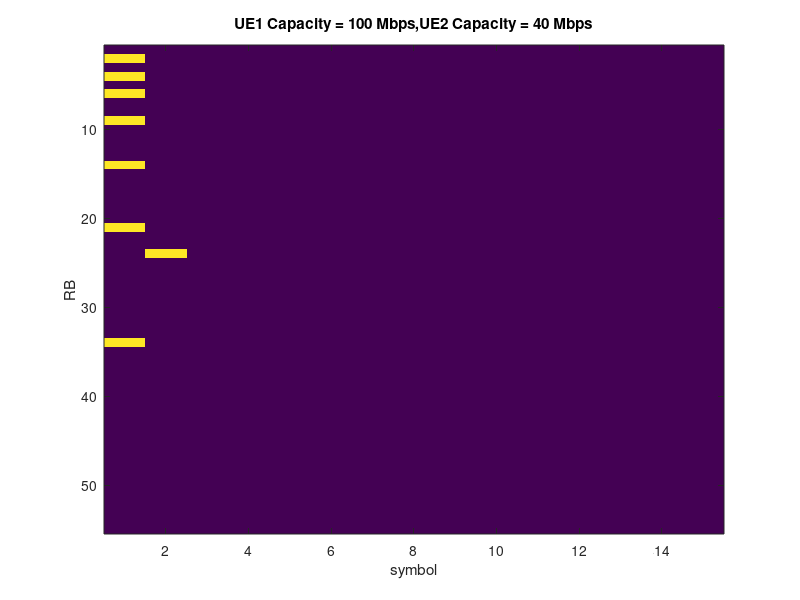

MATLAB code to generate this figure:
clear all
close all
clc
%% parameters
Delay_considering_FLAG = 1; %1:consider delay 0: not consider delay
UE1_Capacity = 100e6; %UE1 of URLLC  capacity bps
UE2_Capacity = 40e6; %UE2 of eMBB capacity bps
B_ss = 15e3; %subcarrier spacing bandwidth Hz
B_total = 10e6; %total bandwidth Hz
se = 6.36; % average spectral efficiency bps/Hz
Ns_perRB = 12; %number of subcarriers per RB
N_RB_persymbol = floor(B_total/(Ns_perRB*B_ss)); % number of RBs per symbol
Nsymbol_perslot = 14; %number of OFDM symbols per slot
t_slot = 1e-3; % 1 slot duration s
t_symbol = t_slot/Nsymbol_perslot; %1 OFDM symbol duration s
UE1_max_delay = 0.5e-3; %max delay for UE1 s
UE2_max_delay = 5e-3; %max delay for UE2 s
if ~Delay_considering_FLAG
    UE1_max_delay = 1000e-3; %max delay for UE1 s
    UE2_max_delay = 1000e-3; %max delay for UE2 s
end

% UE1_RB = floor(UE1_Capacity/(B_ss*se*Ns_perRB)); %number of RBs for UE1
% UE2_RB = floor(UE2_Capacity/(B_ss*se*Ns_perRB)); %number of RBs for UE2
% N_symbol = ceil((UE1_RB+UE2_RB)/N_RB_persymbol); %number of symbols needed

%% PF scheduler
UE1_RB_sd = 0; %number of scheduled RBs for UE1
UE2_RB_sd = 0; %number of scheduled RBs for UE2
alpha = 0.5; %PF scheduling balance parameter

averageDR1 = 0; %data rate for UE1
averageDR2 = 0; %data rate for UE2

for n1 = 1:15
    if (averageDR1 > UE1_Capacity) && (averageDR2 > UE2_Capacity)
        break
    end
    for n2 = 1:N_RB_persymbol
        if averageDR1 < UE1_Capacity
            delay_UE1 = n1*t_symbol; %current delay
            achievableDR = se*Ns_perRB*B_ss; % achievable data rate (bit/s)
            total_R_UE1 = 0.01+se*Ns_perRB*B_ss*UE1_RB_sd*t_symbol; %total transmitted bits
            averageDR1 = total_R_UE1/(n1*t_symbol); % update average past data rate
                         %averageDR1 = total_R_UE1/((n1-1)*t_symbol+t_symbol/N_RB_persymbol*n2); %update average past data rate
            PF1 = alpha*delay_UE1/UE1_max_delay +(1-alpha)*achievableDR/averageDR1; %scheduling factor
        else
            PF1 = 0;
        end
        if averageDR2 < UE2_Capacity
            delay_UE2 = n1*t_symbol; %current delay
            achievableDR = se*Ns_perRB*B_ss; %achievable data rate
            total_R_UE2 = 0.01+se*Ns_perRB*B_ss*UE2_RB_sd*t_symbol; %total transmitted bits
             averageDR2 = total_R_UE2/(n1*t_symbol); %update average past data rate
                         %averageDR2 = total_R_UE2/((n1-1)*t_symbol+t_symbol/N_RB_persymbol*n2); %update average past data rate
            PF2 = alpha*delay_UE2/UE2_max_delay +(1-alpha)*achievableDR/averageDR2; %scheduling factor
        else
            PF2 = 0;
        end
        if (averageDR1 > UE1_Capacity) && (averageDR2 > UE2_Capacity)
            break
        end
        if PF1 == PF2
            selected_UE(n2,n1) = randi([1,2],1); %select randomly
            if selected_UE(n2,n1) == 1
                UE1_RB_sd = UE1_RB_sd+1; %update number of scheduled RBs for UE1
            else
                UE2_RB_sd = UE2_RB_sd+1; %update number of scheduled RBs for UE2
            end
        elseif PF1 > PF2
            selected_UE(n2,n1) = 1;
            UE1_RB_sd = UE1_RB_sd+1; %update number of scheduled RBs for UE1
        else
            selected_UE(n2,n1) = 2;
            UE2_RB_sd = UE2_RB_sd+1; %update number of scheduled RBs for UE2
        end
        
    end
end

%% Visualization numerology
s = sprintf('UE1 Capacity = %d Mbps,UE2 Capacity = %d Mbps',UE1_Capacity/1e6,UE2_Capacity/1e6);
figure()
imagesc(selected_UE)
xlabel('symbol')
ylabel('RB')
title(s)

UE1_RB_sd
UE2_RB_sd
delay_final_UE1 = delay_UE1*1e3
delay_final_UE2 = delay_UE2*1e3